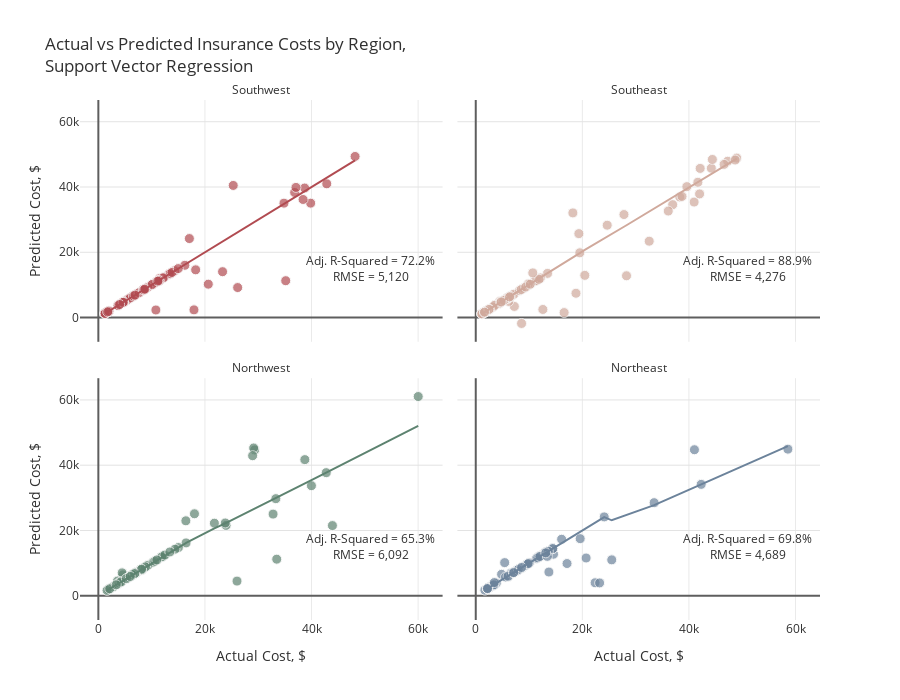

Write notebook code for a chart like this one.
### Markdown cell above
# <div style="color:white;display:fill;border-radius:5px;background-color:#84A3C3;overflow:hidden"><p style="padding:20px;color:white;overflow:hidden;font-size:100%;margin:0"><b>7 |</b> Support Vector Regression</p></div>

### Code cell
actuals=[]
preds=[]
rmses=[]
r2_scores=[]
adj_r2_scores=[]
feat_importance=pd.DataFrame()

for i in regions:
    
    print("\nRegion: {}\n".format(i))
    
    # Filter data by region
    ins_df = ins[ins.region==i]
    X=ins_df.drop(['charges', 'region'], axis=1)
    y=ins_df.charges
    
    # Add polynomial features
    pf = PolynomialFeatures(degree=2, include_bias=False)
    X_pf = pd.DataFrame(data=pf.fit_transform(X), columns=pf.get_feature_names(X.columns))
    
    # Create training and test sets
    X_train, X_test, y_train, y_test = train_test_split(X_pf, y, test_size=0.2, random_state=1)
    X_train = pd.DataFrame(X_train, columns = X_pf.columns)
    X_test = pd.DataFrame(X_test, columns = X_pf.columns)
    actuals.append(pd.Series(y_test, name='actuals').reset_index())
    
    # Scale features
    X_train = pd.DataFrame(data=s.fit_transform(X_train), columns=X_pf.columns)
    X_test = pd.DataFrame(data=s.transform(X_test), columns=X_pf.columns)
    
    # Tuning SVM
    grid = {'kernel':['linear','rbf','poly','sigmoid'],
            'C': np.logspace(-3, 3, 10),
            'gamma':np.logspace(-3, 3, 10)}
    svm = SVR()
    svm_cv=RandomizedSearchCV(estimator=svm, param_distributions=grid, scoring='neg_mean_squared_error', 
                              n_iter=10, cv=3, random_state=21, n_jobs=-1)
    svm_cv.fit(X_train, y_train)
    print("Best SVM Parameters:\n",svm_cv.best_params_)
    y_pred=svm_cv.predict(X_test)
    preds.append(pd.Series(y_pred, name='preds').reset_index(drop=True))
    rmse=np.sqrt(mean_squared_error(y_test, y_pred)).round(2)
    r2=r2_score(y_test, y_pred)
    adj_r2 = 1 - (1-r2)*(len(y_test)-1)/(len(y_test)-X_test.shape[1]-1)
    rmses.append(rmse)
    r2_scores.append(r2)
    adj_r2_scores.append(adj_r2)
    
    print("\nTest Error (RMSE) = {:,}".format(rmse))
    print("R-Squared = {:.2f}%, Adjusted R-Squared = {:.2f}%".format(r2*100, adj_r2*100))
    if i != 'Northeast':
        print("__________________________")

    
# Plot results
for i in range(0,4):
    actuals[i].loc[:,'index']=regions[i]
actual = pd.concat([actuals[i] for i in range(4)], axis = 0)
pred = pd.concat([preds[i] for i in range(4)], axis = 0)
df = pd.concat([actual, pred], axis=1).reset_index(drop=True)

fig = px.scatter(df, x="actuals", y="preds", color="index", trendline="lowess", height=700,
                 title="Actual vs Predicted Insurance Costs by Region,<br>Support Vector Regression",
                 color_discrete_sequence=col, opacity=0.7, facet_col='index', facet_col_wrap=2)

fig.for_each_annotation(lambda a: a.update(text=a.text.split("=")[-1]))
fig.add_annotation(text="Adj. R-Squared = {:.1f}%<br>RMSE = {:,.0f}".format(adj_r2_scores[0]*100,rmses[0]),
                   x=51e3,y=15e3, row=2,col=1, showarrow=False)
fig.add_annotation(text="Adj. R-Squared = {:.1f}%<br>RMSE = {:,.0f}".format(adj_r2_scores[1]*100,rmses[1]),
                   x=51e3,y=15e3, row=2,col=2, showarrow=False)
fig.add_annotation(text="Adj. R-Squared = {:.1f}%<br>RMSE = {:,.0f}".format(adj_r2_scores[2]*100,rmses[2]),
                   x=51e3,y=15e3, row=1,col=1, showarrow=False)
fig.add_annotation(text="Adj. R-Squared = {:.1f}%<br>RMSE = {:,.0f}".format(adj_r2_scores[3]*100,rmses[3]),
                   x=51e3,y=15e3, row=1,col=2, showarrow=False)

fig.update_traces(hovertemplate="Actual Cost: %{x:$,.2f}<br>Predicted Cost: %{y:$,.2f}",
                  marker=dict(size=10,line=dict(width=1,color="#F7F7F7")),
                  selector=dict(mode="markers"), showlegend=False)
fig.update_xaxes(title="Actual Cost, $", row=1)
fig.update_xaxes(showgrid=True, gridwidth=1, gridcolor='#EAEAEA',
                 zeroline=True, zerolinewidth=2, zerolinecolor='#5E5E5E')
fig.update_yaxes(title="Predicted Cost, $", col=1)
fig.update_yaxes(showgrid=True, gridwidth=1, gridcolor='#E3E3E3',
                 zeroline=True, zerolinewidth=2, zerolinecolor='#5E5E5E')
fig.update_layout(font_color="#303030", paper_bgcolor="white", plot_bgcolor="white")
fig.show()

### Figure 1 — Plotly figure (JSON) as saved in the notebook; plotly's stock layout.template omitted (floating-point values rounded to 4 significant figures)
{"data": [{"hovertemplate": "Actual Cost: %{x:$,.2f}<br>Predicted Cost: %{y:$,.2f}", "legendgroup": "Southwest", "marker": {"color": "#B14B51", "opacity": 0.7, "symbol": "circle", "line": {"color": "#F7F7F7", "width": 1}, "size": 10}, "mode": "markers", "name": "Southwest", "orientation": "v", "showlegend": false, "x": [3761.0, 11670.0, 6312.0, 14320.0, 11550.0, 5080.0, 8269.0, 3693.0, 36840.0, 13220.0, 23310.0, 35160.0, 12350.0, 10070.0, 5488.0, 38711, 7197.0, 6572.0, 5980.0, 34830.0, 6600.0, 39840.0, 1256.0, 1242.0, 4762.0, 9265.0, 13470.0, 1759.0, 1242.0, 48170.0, 16230.0, 25310.0, 10790.0, 4751.0, 8557.0, 42860.0, 8278.0, 11580.0, 7624.0, 12150.0, 20630.0, 4647.0, 26140.0, 2008.0, 8444.0, 17080.0, 13820.0, 8825.0, 37080.0, 10100.0, 11410.0, 14990.0, 11360.0, 6876.0, 10800.0, 18260.0, 1262.0, 17940.0, 11150.0, 38420.0, 8522.0, 8703.0, 3988.0, 1965.0, 1743.0], "xaxis": "x3", "y": [3762.0, 11680.0, 6310.0, 14320.0, 12000.0, 5050.0, 8269.0, 3676.0, 38330.0, 13230.0, 14050.0, 11290.0, 12360.0, 10050.0, 5489.0, 39680.0, 7200.0, 6573.0, 5980.0, 35050.0, 6601.0, 35060.0, 1256.0, 1242.0, 4763.0, 9267.0, 13470.0, 1756.0, 1241.0, 49360.0, 16010.0, 40480.0, 10780.0, 4752.0, 8557.0, 40980.0, 8277.0, 11570.0, 7624.0, 12150.0, 10220.0, 4647.0, 9190.0, 2008.0, 8445.0, 24200.0, 13820.0, 8823.0, 39880.0, 10140.0, 11230.0, 15010.0, 11360.0, 6876.0, 2315.0, 14620.0, 1262.0, 2356.0, 11150.0, 36180.0, 8514.0, 8702.0, 3991.0, 1964.0, 1743.0], "yaxis": "y3", "type": "scatter"}, {"hovertemplate": "<b>LOWESS trendline</b><br><br>index=Southwest<br>actuals=%{x}<br>preds=%{y} <b>(trend)</b><extra></extra>", "legendgroup": "Southwest", "marker": {"color": "#B14B51", "symbol": "circle"}, "mode": "lines", "name": "Southwest", "showlegend": false, "x": [1242.0, 1242.0, 1256.0, 1262.0, 1743.0, 1759.0, 1965.0, 2008.0, 3693.0, 3761.0, 3988.0, 4647.0, 4751.0, 4762.0, 5080.0, 5488.0, 5980.0, 6312.0, 6572.0, 6600.0, 6876.0, 7197.0, 7624.0, 8269.0, 8278.0, 8444.0, 8522.0, 8557.0, 8703.0, 8825.0, 9265.0, 10070.0, 10100.0, 10790.0, 10800.0, 11150.0, 11360.0, 11410.0, 11550.0, 11580.0, 11670.0, 12150.0, 12350.0, 13220.0, 13470.0, 13820.0, 14320.0, 14990.0, 16230.0, 17080.0, 17940.0, 18260.0, 20630.0, 23310.0, 25310.0, 26140.0, 34830.0, 35160.0, 36840.0, 37080.0, 38420.0, 38711, 39840.0, 42860.0, 48170.0], "xaxis": "x3", "y": [1241.0, 1242.0, 1256.0, 1262.0, 1743.0, 1759.0, 1965.0, 2008.0, 3693.0, 3761.0, 3988.0, 4647.0, 4751.0, 4762.0, 5080.0, 5488.0, 5980.0, 6312.0, 6571.0, 6600.0, 6876.0, 7197.0, 7623.0, 8269.0, 8277.0, 8444.0, 8521.0, 8556.0, 8703.0, 8825.0, 9264.0, 10060.0, 10100.0, 10790.0, 10800.0, 11150.0, 11360.0, 11410.0, 11550.0, 11580.0, 11670.0, 12150.0, 12350.0, 13220.0, 13470.0, 13820.0, 14320.0, 14990.0, 16230.0, 17080.0, 17940.0, 18260.0, 20630.0, 23310.0, 25310.0, 26140.0, 34820.0, 35150.0, 36830.0, 37070.0, 38410.0, 38700.0, 39830.0, 42850.0, 48160.0], "yaxis": "y3", "type": "scatter"}, {"hovertemplate": "Actual Cost: %{x:$,.2f}<br>Predicted Cost: %{y:$,.2f}", "legendgroup": "Southeast", "marker": {"color": "#D0A99C", "opacity": 0.7, "symbol": "circle", "line": {"color": "#F7F7F7", "width": 1}, "size": 10}, "mode": "markers", "name": "Southeast", "orientation": "v", "showlegend": false, "x": [44200.0, 6781.0, 5478.0, 32550.0, 1816.0, 11090.0, 11090.0, 13470.0, 47270.0, 10110.0, 38280.0, 19350.0, 1616.0, 40970.0, 1824.0, 7244.0, 36950.0, 42000.0, 6184.0, 20460.0, 7153.0, 2219.0, 8233.0, 4266.0, 19520.0, 27810.0, 16590.0, 5967.0, 4505.0, 3501.0, 4340.0, 5974.0, 3227.0, 11360.0, 12590.0, 6314.0, 5920.0, 12140.0, 3562.0, 4673.0, 46600.0, 2566.0, 41680.0, 8978.0, 48970.0, 24670.0, 8597.0, 38710.0, 1136.0, 18810.0, 1982.0, 1132.0, 6500.0, 1147.0, 8548.0, 39610.0, 11880.0, 48680.0, 44400.0, 18220.0, 28290.0, 9855.0, 10700.0, 5245.0, 1665.0, 2465.0, 9378.0, 10230.0, 36120.0, 4780.0, 6338.0, 42110.0, 1634.0], "xaxis": "x4", "y": [45760.0, 6780.0, 5471.0, 23400.0, 1807.0, 11230.0, 11180.0, 13530.0, 47880.0, 10160.0, 36940.0, 25710.0, 1592.0, 35380.0, 1822.0, 3412.0, 34590.0, 37880.0, 4946.0, 12930.0, 7159.0, 2228.0, 8282.0, 4291.0, 19840.0, 31560.0, 1521.0, 5970.0, 4897.0, 3690.0, 4279.0, 5977.0, 3212.0, 11370.0, 2477.0, 6336.0, 5939.0, 12140.0, 3740.0, 4660.0, 46940.0, 2539.0, 41440.0, 8980.0, 48860.0, 28300.0, -1809.0, 37120.0, 1136.0, 7444.0, 1979.0, 1126.0, 6498.0, 1149.0, 8575.0, 40110.0, 11730.0, 48260.0, 48440.0, 32060.0, 12800.0, 10280.0, 13690.0, 5232.0, 1656.0, 2467.0, 9366.0, 10230.0, 32630.0, 4790.0, 6321.0, 45700.0, 1633.0], "yaxis": "y4", "type": "scatter"}, {"hovertemplate": "<b>LOWESS trendline</b><br><br>index=Southeast<br>actuals=%{x}<br>preds=%{y} <b>(trend)</b><extra></extra>", "legendgroup": "Southeast", "marker": {"color": "#D0A99C", "symbol": "circle"}, "mode": "lines", "name": "Southeast", "showlegend": false, "x": [1132.0, 1136.0, 1147.0, 1616.0, 1634.0, 1665.0, 1816.0, 1824.0, 1982.0, 2219.0, 2465.0, 2566.0, 3227.0, 3501.0, 3562.0, 4266.0, 4340.0, 4505.0, 4673.0, 4780.0, 5245.0, 5478.0, 5920.0, 5967.0, 5974.0, 6184.0, 6314.0, 6338.0, 6500.0, 6781.0, 7153.0, 7244.0, 8233.0, 8548.0, 8597.0, 8978.0, 9378.0, 9855.0, 10110.0, 10230.0, 10700.0, 11090.0, 11090.0, 11360.0, 11880.0, 12140.0, 12590.0, 13470.0, 16590.0, 18220.0, 18810.0, 19350.0, 19520.0, 20460.0, 24670.0, 27810.0, 28290.0, 32550.0, 36120.0, 36950.0, 38280.0, 38710.0, 39610.0, 40970.0, 41680.0, 42000.0, 42110.0, 44200.0, 44400.0, 46600.0, 47270.0, 48680.0, 48970.0], "xaxis": "x4", "y": [1132.0, 1136.0, 1147.0, 1617.0, 1635.0, 1666.0, 1817.0, 1826.0, 1983.0, 2222.0, 2467.0, 2570.0, 3232.0, 3506.0, 3567.0, 4273.0, 4348.0, 4512.0, 4681.0, 4788.0, 5255.0, 5488.0, 5931.0, 5978.0, 5986.0, 6196.0, 6326.0, 6351.0, 6513.0, 6795.0, 7167.0, 7258.0, 8249.0, 8565.0, 8614.0, 8996.0, 9397.0, 9876.0, 10130.0, 10250.0, 10730.0, 11120.0, 11120.0, 11390.0, 11920.0, 12190.0, 12650.0, 13550.0, 16740.0, 18420.0, 19020.0, 19580.0, 19750.0, 20730.0, 24940.0, 27820.0, 28280.0, 32480.0, 36020.0, 36840.0, 38150.0, 38580.0, 39470.0, 40820.0, 41510.0, 41830.0, 41940.0, 44010.0, 44200.0, 46380.0, 47040.0, 48430.0, 48720.0], "yaxis": "y4", "type": "scatter"}, {"hovertemplate": "Actual Cost: %{x:$,.2f}<br>Predicted Cost: %{y:$,.2f}", "legendgroup": "Northwest", "marker": {"color": "#5D8370", "opacity": 0.7, "symbol": "circle", "line": {"color": "#F7F7F7", "width": 1}, "size": 10}, "mode": "markers", "name": "Northwest", "orientation": "v", "showlegend": false, "x": [9174.0, 4433.0, 21770.0, 7732.0, 33470.0, 4618.0, 3594.0, 12240.0, 6204.0, 11840.0, 4467.0, 8163.0, 6394.0, 1906.0, 23970.0, 2775.0, 3538.0, 32790.0, 6112.0, 9302.0, 11950.0, 6389.0, 23810.0, 10260.0, 4244.0, 16460.0, 8413.0, 26020.0, 60020.0, 3580.0, 12480.0, 5856.0, 7154.0, 1636.0, 6987.0, 43920.0, 15020.0, 29330.0, 5630.0, 8827.0, 8060.0, 5729.0, 14380.0, 29140.0, 38750.0, 3877.0, 42760.0, 6374.0, 28950.0, 16420.0, 10600.0, 18030.0, 39980.0, 6941.0, 4240.0, 6361.0, 8116.0, 6797.0, 2137.0, 33310.0, 13420.0, 10980.0, 3353.0, 5261.0, 5990.0], "xaxis": "x", "y": [9174.0, 4438.0, 22240.0, 7732.0, 11210.0, 6406.0, 3554.0, 12240.0, 6202.0, 11840.0, 7011.0, 7883.0, 6395.0, 1905.0, 21550.0, 2721.0, 3617.0, 25020.0, 6096.0, 9334.0, 11950.0, 6389.0, 22300.0, 10250.0, 4244.0, 16190.0, 8443.0, 4490.0, 61040.0, 4511.0, 12470.0, 5861.0, 7178.0, 1634.0, 6996.0, 21500.0, 14780.0, 44690.0, 5594.0, 8829.0, 7993.0, 5682.0, 14270.0, 45280.0, 41710.0, 3923.0, 37710.0, 6329.0, 42920.0, 22960.0, 10590.0, 25120.0, 33730.0, 6940.0, 4238.0, 6445.0, 8150.0, 6764.0, 2136.0, 29750.0, 13420.0, 10980.0, 3354.0, 5259.0, 5918.0], "yaxis": "y", "type": "scatter"}, {"hovertemplate": "<b>LOWESS trendline</b><br><br>index=Northwest<br>actuals=%{x}<br>preds=%{y} <b>(trend)</b><extra></extra>", "legendgroup": "Northwest", "marker": {"color": "#5D8370", "symbol": "circle"}, "mode": "lines", "name": "Northwest", "showlegend": false, "x": [1636.0, 1906.0, 2137.0, 2775.0, 3353.0, 3538.0, 3580.0, 3594.0, 3877.0, 4240.0, 4244.0, 4433.0, 4467.0, 4618.0, 5261.0, 5630.0, 5729.0, 5856.0, 5990.0, 6112.0, 6204.0, 6361.0, 6374.0, 6389.0, 6394.0, 6797.0, 6941.0, 6987.0, 7154.0, 7732.0, 8060.0, 8116.0, 8163.0, 8413.0, 8827.0, 9174.0, 9302.0, 10260.0, 10600.0, 10980.0, 11840.0, 11950.0, 12240.0, 12480.0, 13420.0, 14380.0, 15020.0, 16420.0, 16460.0, 18030.0, 21770.0, 23810.0, 23970.0, 26020.0, 28950.0, 29140.0, 29330.0, 32790.0, 33310.0, 33470.0, 38750.0, 39980.0, 42760.0, 43920.0, 60020.0], "xaxis": "x", "y": [1632.0, 1902.0, 2133.0, 2771.0, 3349.0, 3533.0, 3576.0, 3590.0, 3873.0, 4236.0, 4239.0, 4429.0, 4463.0, 4614.0, 5258.0, 5627.0, 5725.0, 5852.0, 5986.0, 6109.0, 6201.0, 6358.0, 6370.0, 6386.0, 6390.0, 6794.0, 6938.0, 6984.0, 7151.0, 7729.0, 8057.0, 8114.0, 8160.0, 8411.0, 8825.0, 9173.0, 9300.0, 10260.0, 10590.0, 10960.0, 11800.0, 11910.0, 12190.0, 12430.0, 13350.0, 14290.0, 14890.0, 16140.0, 16170.0, 17540.0, 20630.0, 22210.0, 22340.0, 23950.0, 26290.0, 26450.0, 26600.0, 29460.0, 29890.0, 30030.0, 34400.0, 35430.0, 37730.0, 38690.0, 52020.0], "yaxis": "y", "type": "scatter"}, {"hovertemplate": "Actual Cost: %{x:$,.2f}<br>Predicted Cost: %{y:$,.2f}", "legendgroup": "Northeast", "marker": {"color": "#6C839B", "opacity": 0.7, "symbol": "circle", "line": {"color": "#F7F7F7", "width": 1}, "size": 10}, "mode": "markers", "name": "Northeast", "orientation": "v", "showlegend": false, "x": [58570.0, 41030.0, 13130.0, 17130.0, 13220.0, 42300.0, 8628.0, 11510.0, 13230.0, 12730.0, 3559.0, 14590.0, 13020.0, 6113.0, 4847.0, 14450.0, 9282.0, 5595.0, 2204.0, 6641.0, 12320.0, 7935.0, 3858.0, 1712.0, 2727.0, 7639.0, 3044.0, 25520.0, 11940.0, 3393.0, 14450.0, 33480.0, 20710.0, 8334.0, 2218.0, 11880.0, 11390.0, 10070.0, 2396.0, 7730.0, 2211.0, 3385.0, 24110.0, 2206.0, 9723.0, 13620.0, 11660.0, 6067.0, 19590.0, 2217.0, 22400.0, 12030.0, 9866.0, 16120.0, 7050.0, 5429.0, 13430.0, 2196.0, 7986.0, 13730.0, 3482.0, 13140.0, 23240.0, 7134.0, 8606.0], "xaxis": "x2", "y": [44920.0, 44740.0, 13130.0, 9872.0, 13230.0, 34130.0, 8537.0, 11620.0, 13230.0, 12730.0, 3559.0, 12730.0, 13240.0, 5842.0, 6567.0, 14450.0, 9252.0, 5759.0, 2204.0, 6926.0, 12320.0, 7938.0, 3858.0, 1713.0, 2727.0, 7673.0, 3044.0, 11000.0, 11940.0, 3218.0, 14450.0, 28520.0, 11570.0, 8327.0, 2218.0, 12010.0, 11420.0, 10070.0, 2396.0, 7708.0, 2211.0, 3386.0, 24160.0, 2206.0, 9724.0, 13620.0, 11660.0, 6017.0, 17490.0, 2218.0, 3977.0, 12030.0, 9867.0, 17310.0, 7051.0, 10150.0, 12080.0, 2196.0, 8035.0, 7267.0, 4042.0, 13140.0, 3937.0, 7110.0, 8676.0], "yaxis": "y2", "type": "scatter"}, {"hovertemplate": "<b>LOWESS trendline</b><br><br>index=Northeast<br>actuals=%{x}<br>preds=%{y} <b>(trend)</b><extra></extra>", "legendgroup": "Northeast", "marker": {"color": "#6C839B", "symbol": "circle"}, "mode": "lines", "name": "Northeast", "showlegend": false, "x": [1712.0, 2196.0, 2204.0, 2206.0, 2211.0, 2217.0, 2218.0, 2396.0, 2727.0, 3044.0, 3385.0, 3393.0, 3482.0, 3559.0, 3858.0, 4847.0, 5429.0, 5595.0, 6067.0, 6113.0, 6641.0, 7050.0, 7134.0, 7639.0, 7730.0, 7935.0, 7986.0, 8334.0, 8606.0, 8628.0, 9282.0, 9723.0, 9866.0, 10070.0, 11390.0, 11510.0, 11660.0, 11880.0, 11940.0, 12030.0, 12320.0, 12730.0, 13020.0, 13130.0, 13140.0, 13220.0, 13230.0, 13430.0, 13620.0, 13730.0, 14450.0, 14450.0, 14590.0, 16120.0, 17130.0, 19590.0, 20710.0, 22400.0, 23240.0, 24110.0, 25520.0, 33480.0, 41030.0, 42300.0, 58570.0], "xaxis": "x2", "y": [1708.0, 2193.0, 2200.0, 2202.0, 2207.0, 2214.0, 2214.0, 2393.0, 2724.0, 3042.0, 3383.0, 3391.0, 3480.0, 3557.0, 3856.0, 4847.0, 5429.0, 5596.0, 6068.0, 6115.0, 6643.0, 7053.0, 7137.0, 7645.0, 7735.0, 7942.0, 7992.0, 8342.0, 8614.0, 8636.0, 9292.0, 9732.0, 9876.0, 10080.0, 11400.0, 11520.0, 11670.0, 11890.0, 11950.0, 12040.0, 12340.0, 12740.0, 13030.0, 13140.0, 13160.0, 13240.0, 13240.0, 13440.0, 13630.0, 13740.0, 14460.0, 14460.0, 14600.0, 16120.0, 17130.0, 19590.0, 20700.0, 22380.0, 23220.0, 24070.0, 23120.0, 27770.0, 33220.0, 34140.0, 45860.0], "yaxis": "y2", "type": "scatter"}], "layout": {"xaxis": {"anchor": "y", "domain": [0, 0.49], "title": {"text": "Actual Cost, $"}, "showgrid": true, "gridwidth": 1, "gridcolor": "#EAEAEA", "zeroline": true, "zerolinewidth": 2, "zerolinecolor": "#5E5E5E"}, "yaxis": {"anchor": "x", "domain": [0, 0.465], "title": {"text": "Predicted Cost, $"}, "showgrid": true, "gridwidth": 1, "gridcolor": "#E3E3E3", "zeroline": true, "zerolinewidth": 2, "zerolinecolor": "#5E5E5E"}, "xaxis2": {"anchor": "y2", "domain": [0.51, 1], "matches": "x", "title": {"text": "Actual Cost, $"}, "showgrid": true, "gridwidth": 1, "gridcolor": "#EAEAEA", "zeroline": true, "zerolinewidth": 2, "zerolinecolor": "#5E5E5E"}, "yaxis2": {"anchor": "x2", "domain": [0, 0.465], "matches": "y", "showticklabels": false, "showgrid": true, "gridwidth": 1, "gridcolor": "#E3E3E3", "zeroline": true, "zerolinewidth": 2, "zerolinecolor": "#5E5E5E"}, "xaxis3": {"anchor": "y3", "domain": [0, 0.49], "matches": "x", "showticklabels": false, "showgrid": true, "gridwidth": 1, "gridcolor": "#EAEAEA", "zeroline": true, "zerolinewidth": 2, "zerolinecolor": "#5E5E5E"}, "yaxis3": {"anchor": "x3", "domain": [0.535, 1.0], "matches": "y", "title": {"text": "Predicted Cost, $"}, "showgrid": true, "gridwidth": 1, "gridcolor": "#E3E3E3", "zeroline": true, "zerolinewidth": 2, "zerolinecolor": "#5E5E5E"}, "xaxis4": {"anchor": "y4", "domain": [0.51, 1], "matches": "x", "showticklabels": false, "showgrid": true, "gridwidth": 1, "gridcolor": "#EAEAEA", "zeroline": true, "zerolinewidth": 2, "zerolinecolor": "#5E5E5E"}, "yaxis4": {"anchor": "x4", "domain": [0.535, 1.0], "matches": "y", "showticklabels": false, "showgrid": true, "gridwidth": 1, "gridcolor": "#E3E3E3", "zeroline": true, "zerolinewidth": 2, "zerolinecolor": "#5E5E5E"}, "annotations": [{"showarrow": false, "text": "Northwest", "x": 0.245, "xanchor": "center", "xref": "paper", "y": 0.465, "yanchor": "bottom", "yref": "paper"}, {"showarrow": false, "text": "Northeast", "x": 0.755, "xanchor": "center", "xref": "paper", "y": 0.465, "yanchor": "bottom", "yref": "paper"}, {"showarrow": false, "text": "Southwest", "x": 0.245, "xanchor": "center", "xref": "paper", "y": 1.0, "yanchor": "bottom", "yref": "paper"}, {"showarrow": false, "text": "Southeast", "x": 0.755, "xanchor": "center", "xref": "paper", "y": 1.0, "yanchor": "bottom", "yref": "paper"}, {"showarrow": false, "text": "Adj. R-Squared = 72.2%<br>RMSE = 5,120", "x": 51000, "xref": "x3", "y": 15000, "yref": "y3"}, {"showarrow": false, "text": "Adj. R-Squared = 88.9%<br>RMSE = 4,276", "x": 51000, "xref": "x4", "y": 15000, "yref": "y4"}, {"showarrow": false, "text": "Adj. R-Squared = 65.3%<br>RMSE = 6,092", "x": 51000, "xref": "x", "y": 15000, "yref": "y"}, {"showarrow": false, "text": "Adj. R-Squared = 69.8%<br>RMSE = 4,689", "x": 51000, "xref": "x2", "y": 15000, "yref": "y2"}], "legend": {"title": {"text": "index"}, "tracegroupgap": 0}, "title": {"text": "Actual vs Predicted Insurance Costs by Region,<br>Support Vector Regression"}, "height": 700, "font": {"color": "#303030"}, "paper_bgcolor": "white", "plot_bgcolor": "white"}}
